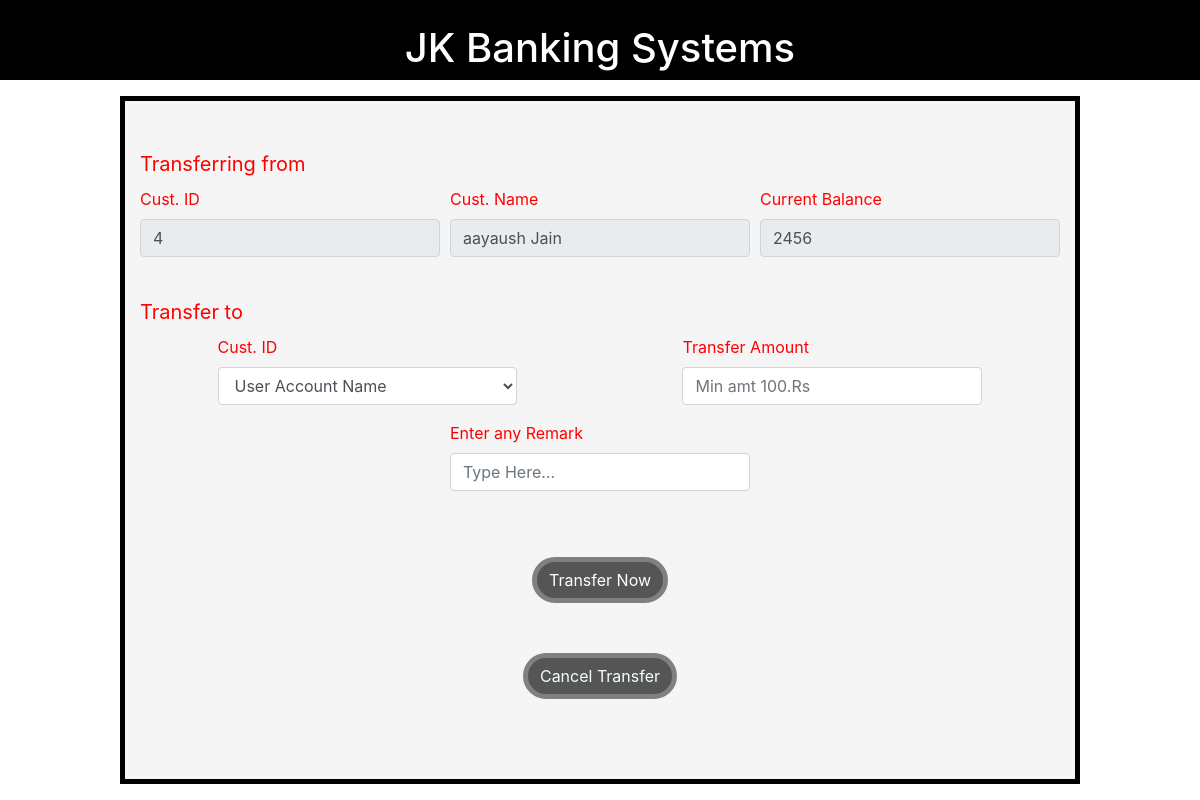
The app's page /transfer.php?customer_id=4 with its own data.
### tables this page shows
CREATE TABLE `customers` (
  `customer_id` int(11) NOT NULL,
  `customer_name` text NOT NULL,
  `customer_email` text NOT NULL,
  `current_balance` int(11) NOT NULL
);

### transfer.php (the view, shortened to what this page needs)
<!DOCTYPE html>
<?php
    include("functions.php");
?>
<html lang="en">
    <head>
        <link rel="stylesheet" href="https://stackpath.bootstrapcdn.com/bootstrap/4.5.1/css/bootstrap.min.css">
        <link rel="stylesheet" href="https://stackpath.bootstrapcdn.com/font-awesome/4.7.0/css/font-awesome.min.css">
        <link rel="stylesheet" href="style.css" media="all">
    </head>
    <body>
     <div id="header"><br>
        <center><h1>JK Banking Systems</h1>
        </center>
    </div>
        <br>
<div id="right_side"><br><br>
        <div class="container">
            <?php
                if(isset($_GET['customer_id'])) {
                    $c_id = $_GET['customer_id'];
                    $get_customers = "select * from customers where customer_id='$c_id'";
                    $run_customers = mysqli_query($con, $get_customers);
                    $row_customers = mysqli_fetch_array($run_customers);
                    $customer_id = $row_customers['customer_id'];
                    $customer_name = $row_customers['customer_name'];
                    $current_balance = $row_customers['current_balance'];
                    echo "
                        <form action='transfer.php?customer_id=$c_id' method='post' enctype='multipart/form-data'>
                            <label for='from' style='font-size: 20px;'>Transferring from</label>
                            <div class='form-row'>
                                <div class='col-lg-4 col-md-8 col-sm-12 mb-3 mx-auto'>
                                    <label for='from_acc'>Cust. ID</label>
                                    <input type='number' class='form-control' name='from_acc' value='$customer_id' readonly>
                                </div>
                                <div class='col-lg-4 col-md-8 col-sm-12 mb-3 mx-auto'>
                                    <label for='from_acc_name'>Cust. Name</label>
                                    <input type='text' class='form-control' name='from_acc_name' value='$customer_name' readonly>
                                </div>
                                <div class='col-lg-4 col-md-8 col-sm-12 mb-3 mx-auto'>
                                    <label for='curr_bal'>Current Balance</label>
                                    <input type='number' class='form-control' name='curr_bal' value='$current_balance' readonly>
                                </div>
                            </div>
                            <br>
                            <label for='to' style='font-size: 20px;'>Transfer to</label>
                            <div class='form-row'>
                                <div class='col-lg-4 col-md-8 col-sm-12 mb-3 mx-auto'>
                                    <label for='to_acc'>Cust. ID</label>
                                    <select class='form-control' name='to_acc' required>
                                        <option value='0'>User Account Name</option>
                    ";
                    echo "
                                    </select>
                                </div>
                                <div class='col-lg-4 col-md-8 col-sm-12 mb-3 mx-auto'>
                                    <label for='transfer_amt'>Transfer Amount</label>
                                    <input type='number' class='form-control' name='transfer_amt' placeholder='Min amt 100.Rs' required>
                                </div>
                            </div>
                            <div class='form-row'>
                                <div class='col-lg-4 col-md-8 col-sm-12 mb-3 mx-auto'>
                                    <label for='transfer_msg'>Enter any Remark</label>
                                    <input type='text' class='form-control' name='transfer_msg' placeholder='Type Here...'>
                                </div>
                            </div>
                            <center>
                                <button type='submit' class='btn btn-primary' name='transfer'>Transfer Now</button>
                            </center>
                         </form>
                            <div class='col'>
                                <center>
                                    <button class='btn'>
                                        <a href='customer.php' style='text-decoration: none; color: #f0ffff;'>Cancel Transfer</a>
                                    </button>
                                </center>
                        </div>
                    ";
                }
            ?>
        </div>
</div>
    </body>
</html>

### style.css (style rules this page uses)
html { scroll-behavior: smooth; }
.btn { text-align: center; margin-top: 50px; border: 5px solid gray; border-radius: 30px; background-color: #555; }

### transfer.php (style rules this page uses)
#right_side { height: 86%; width: 80%; background-color: whitesmoke; position: fixed; left: 10%; top: 12%; color: red; border: solid 5px black; }
#header { height: 10%; width: 100%; top: 0%; background-color: black; position: fixed; color: white; }

### records on screen
customers: from_acc "4", from_acc_name "aayaush Jain", curr_bal "2456"
